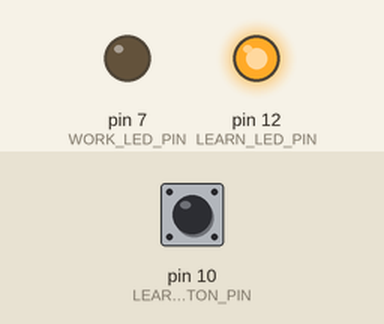
A sketch run on a simulated Arduino Uno, built with avr-gcc and run on an emulated ATmega328P. On the bench: output pins drawn as LEDs (lit = HIGH). Inputs (shaded band) come from the test bench; at power-on: pin 10 (LEARN_BUTTON_PIN) LOW.

Above: at 1.2 s.
1.3 s: pin 10 (LEARN_BUTTON_PIN) pulled HIGH for 0.15 s
At 1.41 s:
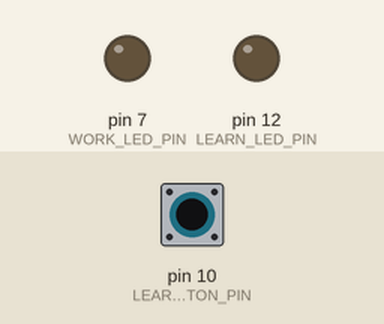
2.9 s: pin 10 (LEARN_BUTTON_PIN) pulled HIGH for 3.2 s
At 6.9 s:
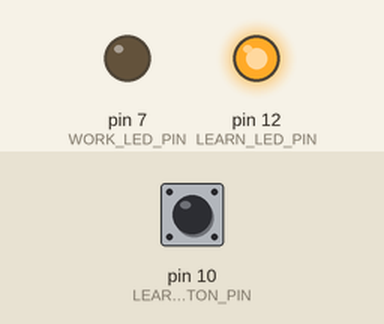
Timing chart, 0 to 8.4 s (numbered marks = the images above; inputs shaded):
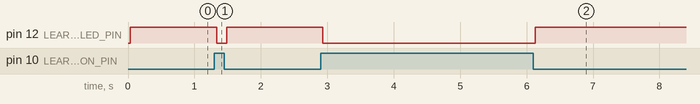

Measured:
- after the input at 1.3 s, pin 12 (LEARN_LED_PIN): HIGH → LOW at once, → HIGH 0.15 s later
- after the input at 2.9 s, pin 12 (LEARN_LED_PIN): HIGH → LOW at once, → HIGH 3.2 s later

The sketch:

LearnIRCode.ino
```cpp
// (licence header left out)
/*
Подключаем библиотеку IRremote https://github.com/shirriff/Arduino-IRremote (LGPL)
Install:
  cd C:\Users\<USERNAME>\Documents\Arduino\libraries
  git clone https://github.com/shirriff/Arduino-IRremote.git IRremote
*/
#include <IRremote.h>

// Стандартная библиотека для работы с EEPROM. Нужна для сохранения кодов кнопок пульта между перезагрузками.
#include <EEPROM.h>

// Дополнительные функции для перевода long -> int и назад.
#define makeLong(hi, low)  (((long) hi) << 16 | (low))
#define highWord(w) ((w) >> 16)
#define lowWord(w) ((w) & 0xffff)

// Режим отладки
// В этом режиме отладочная информация выводится в последовательный порт.
#define DEBUG 0

/*
  Пин, к которому подключен ИК приёмник.
  У ИК приёмника один информационный выход, подключается напрямую к этому пину. Ещё у ИК приёмника обычно есть
  два контакта - Vcc и Ground. Они соответственно подключаются к питанию и земле.
  Используется ИК приёмник TSOP22 на 38 кГц.
*/
#define RECV_PIN 8
/*
  Пин, к которому подключена тактовая кнопка включения режима обучения командам пульта.
  Другим концом тактовая кнопка подключается к земле. Так что при замыкании кнопки на этом пине будет низкий уровень.
  Так же к пину подключен подтягивающий резистор 10кОм на Vcc.
  Используется обычная двухконтактная кнопка нормально-разомкнутая.
*/
#define LEARN_BUTTON_PIN 10
/*
  Пин, к которому подключен светодиод, показывающий, что включен режим обучения.
  Светодиод другим концом подключен к земле через резистор 200 Ом.
  Загорается от высокого уровня на пине.
  Используется обычный светодиод 20 мА на 2.3 В.
*/
#define LEARN_LED_PIN 12
/*
  Пин, который управляется командой с пульта. Здесь используется светодиод. По кнопке пульта он включается и выключается.
  Светодиод другим концом подключен к земле через резистор 200 Ом.
  Загорается от высокого уровня на пине.
  Используется обычный светодиод 20 мА на 2.3 В.
  Вместо светодиода можно подключить любую нагрузку.
*/
#define WORK_LED_PIN 7
// адрес, по которому сохраняются команды в постоянной памяти. Используется 4 байта. Указывается начальный адрес.
#define IR_CODE_DATA_ADDRESS 0

// состояние кнопки режима обучения - нажата(1) или нет(0)
boolean learnButtonState = 0;
// режим обучения - включен(1) или нет(0)
boolean learnModeEnabled = 0;
// управлеямый с пульта светодиод - включен(1) или нет(0)
boolean workLedState = 0;
// код команды пульта, по которому происходит включение управляемого светодиода
long irCodeData = 0;

// объект приёмника ИК-команд
IRrecv irrecv(RECV_PIN);
// объект декодированных результатов из приёмника ИК-команд
decode_results irresult;

// Стандартная процедура первоначальной настройки Arduino при запуске
void setup() {
  #if DEBUG
  Serial.begin(9600);
  #endif

  pinMode(LEARN_LED_PIN, OUTPUT);
  pinMode(WORK_LED_PIN, OUTPUT);
  irCodeData = loadFromEeprom(IR_CODE_DATA_ADDRESS); // Загрузка кода команды пульта из постоянной памяти
  irrecv.enableIRIn(); // Запуск приёмника
}

// Основаная процедура цикла работы Arduino
void loop() {
  processLearnButton();
  processLearnLed();
  processWorkLed();
  processIr();
}

// Процедура обработки нажатий на ИК-пульте
void processIr() {
  if (irrecv.decode(&irresult)) { // Если распознана команда с пульта
    long value = irresult.value;

    #if DEBUG
    Serial.print("Raw: ");
    Serial.println(value, HEX);
    #endif

    if (0xFFFFFFFF != value) { // Если пришла команда 0xFFFFFFFF, то её нужно игнорировать
      if (irresult.decode_type == RC6) { // Если протокол пульта RC6 (и возможно RC5), то нужно избавиться от toggle бита (0x8000)
        value &= ~0x8000LL;
      }
      processCode(value);
    }

    irrecv.resume(); // Прочитать следующее значение команды с ИК-пульта
  }
}

/*
  Функция возвращает состояние кнопки, с программной защитой от дребезга контактов.

  @param int pin - Номер пина, к которому подключена кнопка.
  @param boolean pullUp - Подтянута ли кнопка к Vcc или к земле.
    true = кнопка подтянута к Vcc
    false = кнопка подтянута к земле
  @return int - Состояние кнопки, нажата или нет.
    0 = кнопка отпущена
    1 = кнопка нажата
    -1 = неопределённое состояние, дребезг контактов
*/
int getButtonState(int pin, boolean pullUp) {
  int pinState = digitalRead(pin);

  for (int i = 0; i < 3; i++) {
    delay(10);
    if (digitalRead(pin) != pinState) {
      return -1;
    }
  }

  /*
    Если кнопка с подтягивающим резистором, то нажатие на кнопку инвертировано относительно уровня сигнала на пине.
    Кнопка нажата - уровень на пине низкий. Кнопка отжата - уровень на пине высокий.
  */
  return pullUp ^ pinState;
}

// Процедура обработки нажатий на тактовую кнопку Arduino для запуска режима обучения командам пульта
void processLearnButton() {
  int buttonState = getButtonState(LEARN_BUTTON_PIN, true);
  if (buttonState == -1) { // Неопределённое состояние кнопки
    return;
  }
  if (buttonState == learnButtonState) { // Состояние кнопки не поменялось
    return;
  }

  learnButtonState = buttonState;
  learnModeEnabled = buttonState;
}

// Процедура управления светодиодом, показывающим режим обучения.
// Если светодиод горит - значит работает режим обучения.
void processLearnLed() {
  digitalWrite(LEARN_LED_PIN, learnModeEnabled);
}

// Процедура управления светодиодом с пульта.
// Кнопка с пульта включает или отключает светодиод.
void processWorkLed() {
  digitalWrite(WORK_LED_PIN, workLedState);
}

// Процедура обработки кода пульта
void processCode(long value) {
    #if DEBUG
    Serial.println(value, HEX);
    #endif

    if (learnModeEnabled) { // Если включен режим обучения
      irCodeData = value; // Запомним код
      saveToEeprom(irCodeData, IR_CODE_DATA_ADDRESS); // Сохраним его в постоянной памяти
      learnModeEnabled = false; // Выключим режим обучения
      delay(100); // Задержка, чтобы не включить случайно рабочий светодиод во время режима обучения, если пульт повторяет команды слишком быстро
    } else if (irCodeData == value) { // Если не включен режим обучения, и если команда совпала с той, которой обучился наш Arduino
      workLedState = !workLedState; // То меняем состояние рабочего светодиода
      delay(100); // Задержка, чтобы не было ложных срабатываний рабочего светодиода, если пульт повторяет команды слишком быстро
    }
}

// Процедура сохранения 4-байтного целого в постоянную память
void saveToEeprom(long value, int address) {
  int data[2];
  data[0] = highWord(value);
  data[1] = lowWord(value);
  for (int i = 0; i < 2; i++){
    EEPROM.write(address + i * 2, highByte(data[i]));
    EEPROM.write(address + i * 2 + 1, lowByte(data[i]));
  }

  #if DEBUG
  Serial.print("Saved to Eeprom value = ");
  Serial.print(value);
  Serial.print(" address = ");
  Serial.println(address);
  #endif
}

// Процедура чтения 4-байтного целого из постоянной памяти
long loadFromEeprom(int address) {
  byte data[4];
  for (int i = 0; i < 4; i++){
    data[i] = EEPROM.read(address + i);
  }
  int high = word(data[0], data[1]);
  int low = word(data[2], data[3]);
  long result = makeLong(high, low);

  #if DEBUG
  Serial.print("Loaded from Eeprom value = ");
  Serial.print(result);
  Serial.print(" address = ");
  Serial.println(address);
  #endif

  return result;
}
```
